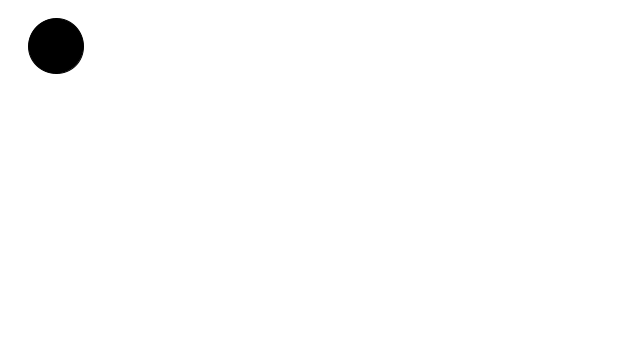
Frame 1 (no input)
Frame 60 (the mouse pressed at the canvas centre just before this capture): identical to frame 1, image omitted
Frame 120 (the mouse held since frame 60 and released just before this capture): identical to frame 1, image omitted

The Processing sketch that drew this single still picture (run headless with seeded random() and noise(); from frame 60 on, the mouse is pressed at the canvas centre):

// Processing sketch: intro_01
// ── intro_01.pde
void setup(){
  size(640, 360);
  println("Hello World.");
}


void draw(){
  background(255);
  fill(0);
  ellipse(56, 46, 55, 55);
  
  
  //compare the difference between setup() and draw()
  //println("Hello World.");
 
}
